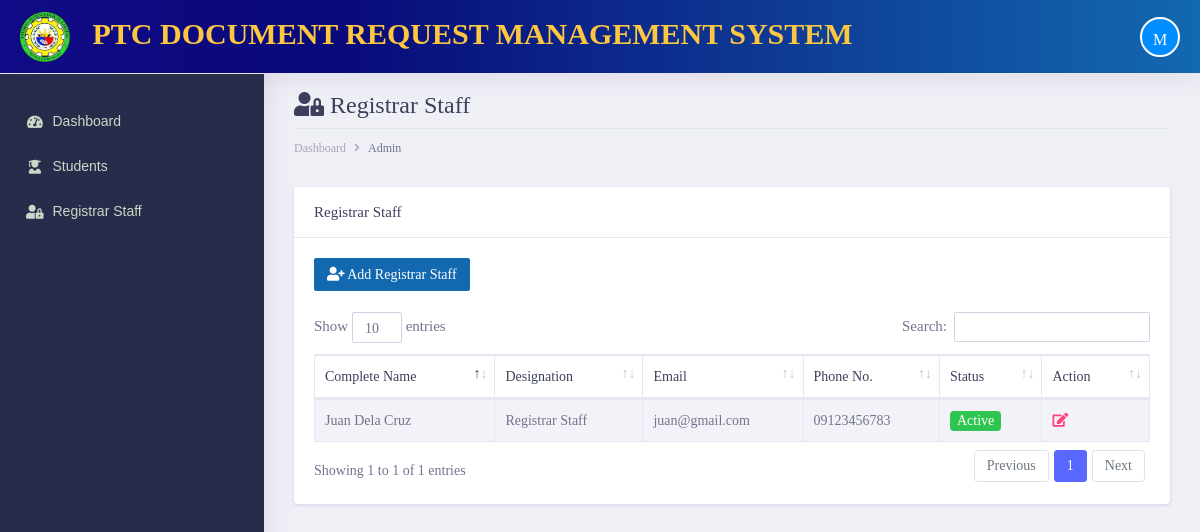
/admin/documents/users.php (signed in), run on the app's committed database.
### tables this page shows
CREATE TABLE `tbl_usermanagement` (
  `user_id` int(11) NOT NULL,
  `complete_name` varchar(255) NOT NULL,
  `desgination` varchar(255) NOT NULL,
  `email_address` varchar(255) NOT NULL,
  `phone_number` varchar(255) NOT NULL,
  `username` varchar(255) NOT NULL,
  `password` varchar(255) NOT NULL,
  `status` text NOT NULL,
  `role` varchar(255) NOT NULL
);

### admin/init/model/class_model.php (called while the page is built, shortened)
<?php
	class class_model{
		public $host = db_host;
		public $user = db_user;
		public $pass = db_pass;
		public $dbname = db_name;
		public $conn;
		private function connect(){
			$this->conn = new mysqli($this->host, $this->user, $this->pass, $this->dbname);
		}
		public function fetchAll_user() {
			$sql = "SELECT * FROM tbl_usermanagement WHERE user_id != ?";
			$stmt = $this->conn->prepare($sql);
			$excluded_user_id = 16;
			$stmt->bind_param("i", $excluded_user_id);
			$stmt->execute();
			$result = $stmt->get_result();
			$data = array();
			while ($row = $result->fetch_assoc()) {
				$data[] = $row;
			}
			return $data;
		}
	}
?>

### admin/documents/users.php (the view, shortened to what this page needs)
<?php include('main_header/header.php');?>
<?php include('left_sidebar/sidebar.php');?>
<div class="dashboard-wrapper">
    <div class="container-fluid  dashboard-content">
        <div class="row">
            <div class="col-xl-12 col-lg-12 col-md-12 col-sm-12 col-12">
                <div class="page-header">
                    <h2 class="pageheader-title"><i class="fa fa-fw fa-user-lock"></i> Registrar Staff</h2>
                    <div class="page-breadcrumb">
                        <nav aria-label="breadcrumb">
                            <ol class="breadcrumb">
                                <li class="breadcrumb-item"><a href="#" class="breadcrumb-link">Dashboard</a></li>
                                <li class="breadcrumb-item active" aria-current="page">Admin</li>
                            </ol>
                        </nav>
                    </div>
                </div>
            </div>
        </div>
        <div class="row">
            <div class="col-xl-12 col-lg-12 col-md-12 col-sm-12 col-12">
                <div class="card">
                    <h5 class="card-header">Registrar Staff</h5>
                    <div class="card-body">
                        <div class="table-responsive">
                            <a href="add-user.php" class="btn btn-sm" style="background-color:#1269AF !important; color:white"><i class="fa fa-fw fa-user-plus"></i> Add Registrar Staff</a><br><br>
                            <table class="table table-striped table-bordered first">
                                <thead>
                                    <tr>
                                        <th scope="col">Complete Name</th>
                                        <th scope="col">Designation</th>
                                        <th scope="col">Email</th>
                                        <th scope="col">Phone No.</th>
                                        <th scope="col">Status</th>
                                        <th scope="col">Action</th>
                                    </tr>
                                </thead>
                                <tbody>
                                    <?php
                                    $conn = new class_model();
                                    $user = $conn->fetchAll_user();
                                    ?>
                                    <?php foreach ($user as $row) { ?>
                                    <tr>
                                        <td><?= $row['complete_name']; ?></td>
                                        <td><?= $row['desgination']; ?></td>
                                        <td><?= $row['email_address']; ?></td>
                                        <td><?= $row['phone_number']; ?></td>
                                        <td>
                                            <?php
                                            if($row['status'] === 'Active'){
                                                echo '<span class="badge bg-success text-white">Active</span>';
                                            }else if($row['status'] === 'Inactive'){
                                                echo '<span class="badge bg-danger text-white">Inactive</span>';
                                            }
                                            ?>
                                        </td>
                                        <td class="align-right">
                                            <a href="edit-user.php?user=<?= $row['user_id']; ?>&full-name=<?php echo $row['complete_name']; ?>" class="text-secondary font-weight-bold text-xs" data-toggle="tooltip" data-original-title="Edit user">
                                                <i class="fa fa-edit"></i>
                                            </a>
                                        </td>
                                    </tr>
                                    <?php } ?>
                                </tbody>
                            </table>
                        </div>
                    </div>
                </div>
            </div>
        </div>
    </div>
</div>
</body>
</html>

### data on the page
tbl_usermanagement: complete_name "Juan Dela Cruz", desgination "Registrar Staff", email_address "juan@gmail.com", phone_number "09123456783", status "Active"
